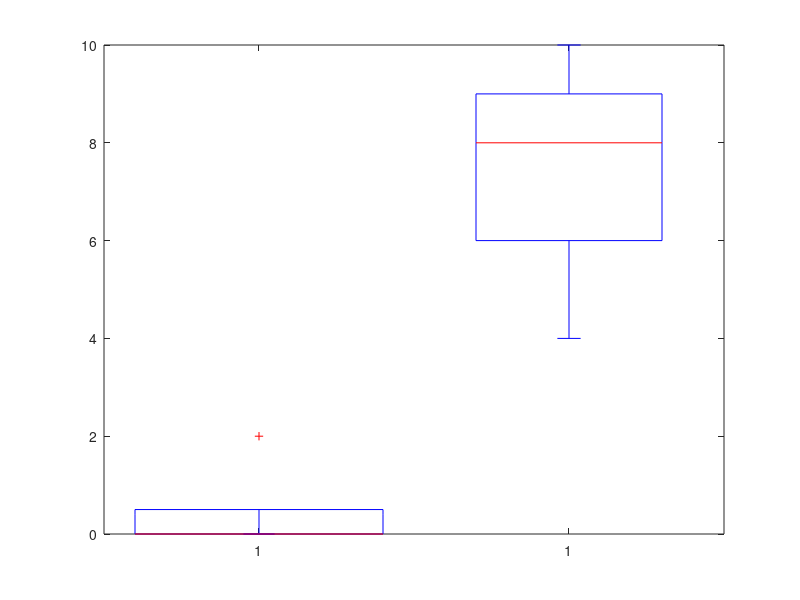

The MATLAB source for this figure: (Note: this script raises an error after producing the figure.)


%%Make boxplot

F1 = 0;	PBS1 = 10;
F2 = 0;	PBS2 = 4;
F3 = 0;	PBS3 = 8;
F4 = 2;	


lag1 = [F1, F2, F3, F4, PBS1, PBS2, PBS3];
g = [1, 1, 1, 1, 2, 2, 2];
h = boxplot(lag1, g);
for ih=1:7
    set(h(ih,:),'LineWidth',3)
end
set(gca, 'FontSize', 16);
xticklabels({'Formalin', 'PBS'})
ylabel('Count')
title('Number of frame lags above one');

set(h(5,1),'Color',[0.7 0.3 0.9])
set(h(5,2),'Color',[0.9 0.4 0.1])
set(h(6,1),'Color',[0 0 0]) % set color of mean
set(h(6,2),'Color',[0 0 0])
for w = 1:4 % set color of whiskers
set(h(w,1),'Color',[0.5 0.5 0.5])
set(h(w,2),'Color',[0.5 0.5 0.5])
end

yt = get(gca, 'YTick');
xt = get(gca, 'XTick');
hold on
plot(xt([1 2]), [0.95 0.95]*max(yt), '-k', 'LineWidth', 2)
plot(xt([1 1]), [0.92 0.95]*max(yt), '-k', 'LineWidth', 2)
plot(xt([2 2]), [0.92 0.95]*max(yt), '-k', 'LineWidth', 2)
plot(mean(xt([1 2]))-0.05, max(yt), '*k', 'MarkerSize', 9, 'LineWidth', 2)
plot(mean(xt([1 2]))+0.05, max(yt), '*k', 'MarkerSize', 9, 'LineWidth', 2)
hold off